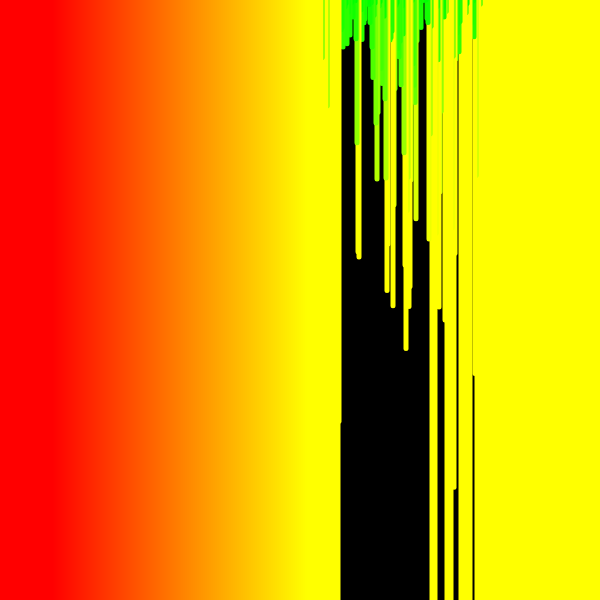
Frame 1 (no input)
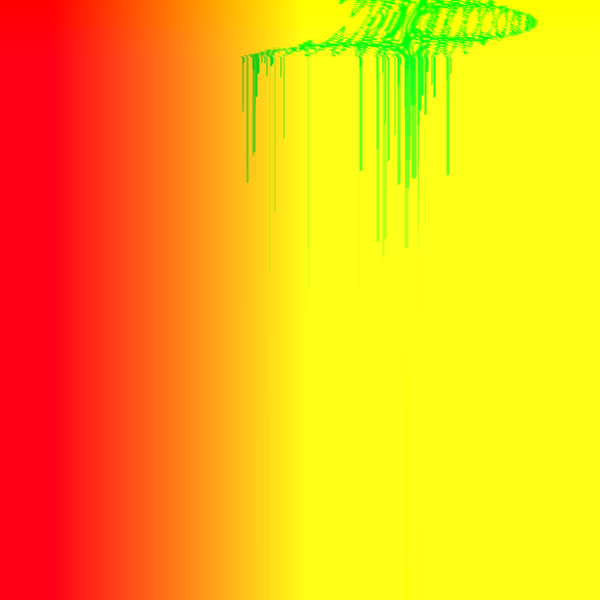
Frame 60 (no input)
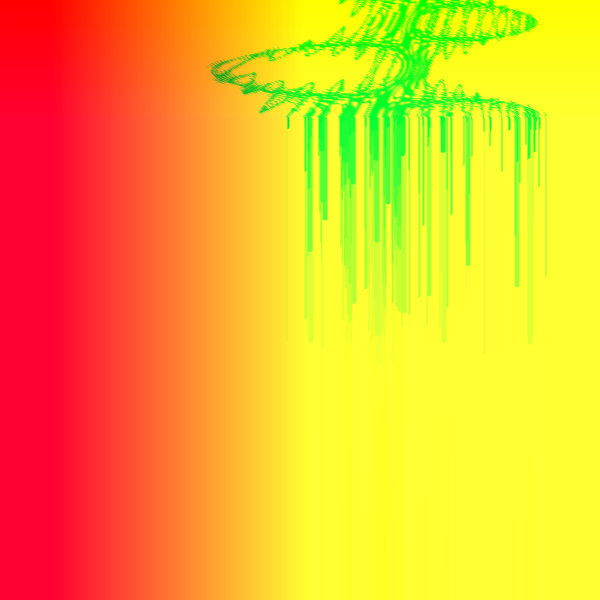
Frame 120 (the mouse pressed at the canvas centre since frame 60)

The p5.js sketch that drew these frames (run headless with seeded random() and noise() and a simulated clock; from frame 60 on, the mouse is pressed at the canvas centre):

// p5.js sketch
// ── sketch.js
//Inspo from

var y = 0;
var h, q;

var shift, shift2;

function setup() {
  w = 600;
  var canvas;
    if(windowWidth>=600 && windowHeight >=600){
      canvas = createCanvas(600, 600);
    }
    else{
      canvas = createCanvas(windowWidth, windowHeight - 100);
    }

  var x = (windowWidth - width) / 2;
  var y = (windowHeight - height) / 2;

  canvas.position(x, y);
  background(0);
  noStroke();
  strokeWeight(5)
  h=width/2;q=width/4
  shift = random(1, 14);
  shift2 = random(1, 5);
}

function draw(){
  if(y<w)for(x=w;x--;line(x,y,x,y+l))

  stroke(l=f((x-h)/q,(y-h)/q), x-50, map(y, 0, 600, 0, 255))
  y++
}

f=(x,y,n=4)=>n?f(cos(shift2*x)-cos(shift*y),x*x-y*y-2*x*y,n-1):(x-y)**2*10
